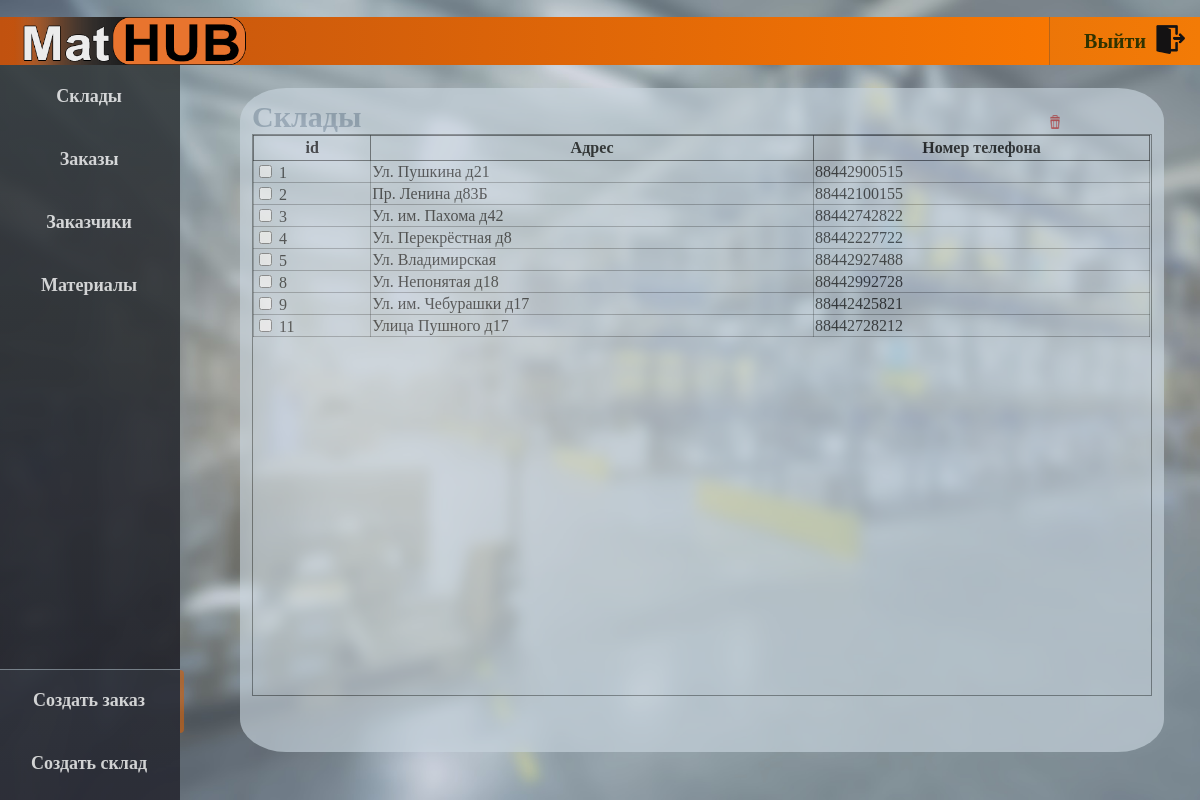
The page /storage (signed in) on the database its author committed.
### mymain/models.py (models this page shows, shortened)
class Storage (models.Model):
    storage_address = models.CharField (max_length=120, blank=False)
    storage_phone = models.CharField (max_length=11, blank=True)
    storage_info = models.TextField (max_length=500, blank=True)

### mymain/views.py (the view)
# urls.py: path('storage', storages, name="storages"),
def storages (request):
    storage = Storage.objects.values ('id', 'storage_address', 'storage_phone')
    data = {"storages": storage,
            "field_num": Fields_num()}
    if request.method == "POST":
        rqst = request.POST
        delete(Storage, rqst)
    return render(request, "storages.html", data)

### mymain/forms.py
class Fields_num (forms.Form):
    fields_num = forms.CharField(max_length=2, required=False, label="Кол-во элементов", widget=forms.NumberInput(attrs={'class': 'number_field', 'id': 'field_num'}))

### templates/storages.html (shortened to what this page needs)
{% extends "index.html" %}
{% load static %}
{% block content %}
<div class="container">
    <form action="{% url 'storages' %}" method="POST">
        <div style="position: relative">
            <div style="display: inline-block">
                <h1 id="title"> Склады </h1>
            </div>
            <div id="delete_btn">
                <button style="background:0; border: none" type="submit">
                    <div>
                        <img id="delete_img" src="{% static 'assets/images/trash.png' %} " alt="Delete_Button" />
                    </div>
                </button>
            </div>
        </div>
        <div id="table">
            <table class="info">
                <tbody>
                    <tr>
                        <th>
                            id
                        </th>
                        <th>
                            Адрес
                        </th>
                        <th>
                            Номер телефона
                    </tr>
                    {% for i in storages%}
                        <tr class="tr_active">
                            <td>
                                <a href="{% url 'storage' i.id %}" class="table_url">
                                    <input id="checkbox" type="checkbox" name='chk' value={{ i.id }}>
                                    {{ i.id }}
                                </a>
                            </td>
                            <td>
                                <a href="{% url 'storage' i.id %}" class="table_url">
                                    {{ i.storage_address }}
                                </a>
                            </td>
                            <td>
                                <a href="{% url 'storage' i.id %}" class="table_url">
                                    {{ i.storage_phone }}
                                </a>
                            </td>
                        </tr>
                    {% endfor %}
                </tbody>
            </table>
        </div>
    </form>
</div>
{% endblock %}

### templates/index.html (shortened to what this page needs)
﻿<!DOCTYPE html>
{% load static %}
<html lang="ru">
    <head>
        <link rel="stylesheet" href="{% static 'assets/css/style.css' %}">
    </head>
    <body>
        <header>
            <img src="{% static 'assets/images/MatHub_logo.png' %} " alt="MatHUB" />
            <a class="logout" href="{% url 'logout' %}">
                Выйти
                <img class="logout" src="{% static 'assets/images/logout.png' %}"/>
            </a>
        </header>
        <div class="panel" style="color: #EFEFEF">
            <ul class="list">
                <li>
                    <a href="{% url 'storages' %}" class="bpanel">
                       Склады
                    </a>
                </li>
                <li>
                    <a href="{% url 'orders' %}" class="bpanel">
                        Заказы
                    </a>
                </li>
                <li>
                    <a href="{% url 'consumers' %}" class="bpanel">
                        Заказчики
                    </a>
                </li>
                <li>
                    <a href="{% url 'materials' %}" class="bpanel">
                        Материалы
                    </a>
                </li>
            </ul>
            <div id="bpanel_bott">
                <div class="dropform">
                    <a href="{% url 'create_order' %}" class="bpanel">
                        Создать заказ
                    </a>
                </div>
                <a href="{% url 'create_storage' %}" class="bpanel">
                    Создать склад
                </a>
            </div>
        </div>
        {% block content %} {% endblock %}
    </body>
</html>

### static/assets/css/style.css (style rules this page uses)
h1, h2, h3, h4, h5, h6 { margin: 0px; }
html { margin: 0; background: #73767c; background-image: url(../images/bg.jpg); background-repeat: no-repeat; background-attachment: fixed; -webkit-background-size: cover; -moz-background-size: cover; -o-background-size: cover; background-size: cover; font-family: Calibri; }
img { height: inherit; position: absolute; }
body { position: fixed; margin: auto; font-size: 15px; color: #000000; width: 100vw; }
header { position: relative; margin: 0; width: 100%; height: 6dvh; background: linear-gradient(to right, #C1520F, #FF7C00); color: #000000; }
a.logout { position: absolute; right: 0px; width: 130px; height: 100%; line-height: 6dvh; text-align: center; padding-right: 20px; font-size: 2.5dvh; font-weight: bold; text-decoration: none; border-left: solid; border-width: 1px; border-color: #40404050; background: #A0703020; color: #303300; transition: .15s; }
img.logout { margin-left: 10px; margin-top: 1dvh; height: 60%; }
.panel { top: 0; left: 0; min-height: 100dvh; width: 15dvw; background: linear-gradient(to bottom, #353a3c, #1b1a23); opacity: 0.9; }
.list { margin: 0; padding-top: 1px; padding-left: 0; list-style-type: none; }
.bpanel { text-align: center; font-size: 1.5dvw; display: inline-block; color: #DFDFDF; text-decoration: none; font-weight: 700; margin-bottom: 2px; line-height: 60px; width: 99%; outline: none; background: #00000000; border-bottom: inset; border-bottom-width: 1px; border-bottom-color: #00000000; transition: 0.5s; }
#bpanel_bott { position: fixed; width: 15dvw; bottom: 0px; height: 130px; border-top: solid; border-top-width: 1px; border-color: #777f88; background: #70809020; }
.dropform { border-right: solid; border-right-width: 4px; border-right-color: #D1620FB0; border-top-right-radius: 4px; border-bottom-right-radius: 4px; position: relative; display: inline-block; width: 100%; }
.container { position: absolute; top: 11dvh; left: 20dvw; height: 80dvh; width: 75dvw; padding: 1%; border-radius: 5%; background: #c8d5dd; z-index: -50; opacity: 0.65; }
#title { font-size: 2.5dvw; color: #6D8296C0; }
#table { border: solid; border-width: 1px; border-color: rgba(0, 0, 0, .5); height: 70dvh; overflow-y: scroll; }
.info { border-collapse: collapse; height: auto; width: 99.9%; }
th { border: solid; border-width: 1px; height: 25px; border-color: #000000A0; }
td { border: solid; border-width: 1px; border-color: #00000050; }
.table_url { color: #202020; display: inline-block; text-decoration: none; line-height: 100%; width: 100%; transition: .2s; }
.tr_active { color: #202020; transition: .2s; }
#delete_img { cursor: pointer; height: 100%; top:0; left:0; }
#delete_btn { border-radius: 50%; display: inline-block; position: absolute; right: 10%; bottom: 5px; height: 40%; transition: .05s; }

### rows shown on the page
Storage: id "1", storage_address "Ул. Пушкина д21", storage_phone "88442900515"
Storage: id "2", storage_address "Пр. Ленина д83Б", storage_phone "88442100155"
Storage: id "3", storage_address "Ул. им. Пахома д42", storage_phone "88442742822"
Storage: id "4", storage_address "Ул. Перекрёстная д8", storage_phone "88442227722"
Storage: id "5", storage_address "Ул. Владимирская", storage_phone "88442927488"
Storage: id "8", storage_address "Ул. Непонятая д18", storage_phone "88442992728"
Storage: id "9", storage_address "Ул. им. Чебурашки д17", storage_phone "88442425821"
Storage: id "11", storage_address "Улица Пушного д17", storage_phone "88442728212"
